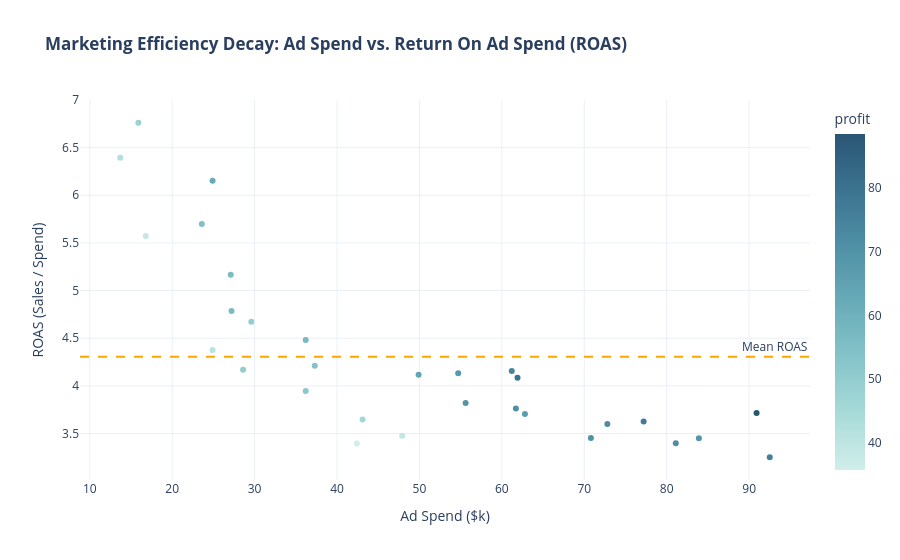

Notebook code for this chart:
### Markdown cell above
## 11. Challenge Activity

**Identifying the Saturation Curve:**  
To visualize diminishing returns, analysts often plot the efficiency metric (ROAS) directly against the input investment (Advertising Spend).

1. Create an interactive Plotly scatter plot with `x="advertising_spend"` and `y="roas"`.
2. Observe whether ROAS stays constant, rises, or decays as ad spend increases.
3. Formulate two business rules for executive management regarding future budget caps.

### Code cell
# Challenge Activity: Ad Spend vs ROAS
fig_roas = px.scatter(
    df,
    x="advertising_spend",
    y="roas",
    hover_name="campaign_id",
    color="profit",
    color_continuous_scale="Teal",
    title="<b>Marketing Efficiency Decay: Ad Spend vs. Return On Ad Spend (ROAS)</b>",
    labels={"advertising_spend": "Ad Spend ($k)", "roas": "ROAS (Sales / Spend)"}
)
fig_roas.add_hline(y=df["roas"].mean(), line_dash="dash", line_color="orange", annotation_text="Mean ROAS")
fig_roas.update_layout(template="plotly_white")
fig_roas.show()

### Figure 1 — Plotly figure (JSON) as saved in the notebook; plotly's stock layout.template omitted (floating-point values rounded to 4 significant figures)
{"data": [{"hovertemplate": "<b>%{hovertext}</b><br><br>Ad Spend ($k)=%{x}<br>ROAS (Sales / Spend)=%{y}<br>profit=%{marker.color}<extra></extra>", "hovertext": ["CMP-01", "CMP-02", "CMP-03", "CMP-04", "CMP-05", "CMP-06", "CMP-07", "CMP-08", "CMP-09", "CMP-10", "CMP-11", "CMP-12", "CMP-13", "CMP-14", "CMP-15", "CMP-16", "CMP-17", "CMP-18", "CMP-19", "CMP-20", "CMP-21", "CMP-22", "CMP-23", "CMP-24", "CMP-25", "CMP-26", "CMP-27", "CMP-28", "CMP-29", "CMP-30"], "legendgroup": "", "marker": {"color": [45.7, 88.4, 72.4, 70.9, 40.9, 62.0, 38.4, 69.1, 79.4, 70.3, 42.5, 75.7, 71.5, 49.5, 56.4, 56.6, 53.9, 69.6, 38.8, 51.8, 66.7, 54.3, 57.5, 35.8, 64.2, 76.8, 50.3, 68.1, 74.2, 47.9], "coloraxis": "coloraxis", "symbol": "circle"}, "mode": "markers", "name": "", "orientation": "v", "showlegend": false, "type": "scatter", "x": [43.1, 90.9, 72.8, 61.7, 24.9, 24.9, 16.8, 83.9, 61.9, 70.8, 13.7, 92.5, 81.1, 29.6, 27.1, 27.2, 37.3, 55.6, 47.9, 36.2, 62.8, 23.6, 36.2, 42.4, 49.9, 77.2, 28.6, 54.7, 61.2, 15.9], "xaxis": "x", "y": [3.647, 3.715, 3.599, 3.763, 4.378, 6.153, 5.571, 3.449, 4.086, 3.453, 6.394, 3.251, 3.398, 4.672, 5.166, 4.787, 4.212, 3.82, 3.476, 3.945, 3.704, 5.699, 4.481, 3.396, 4.116, 3.627, 4.168, 4.132, 4.155, 6.761], "yaxis": "y"}], "layout": {"annotations": [{"showarrow": false, "text": "Mean ROAS", "x": 1, "xanchor": "right", "xref": "x domain", "y": 4.306, "yanchor": "bottom", "yref": "y"}], "coloraxis": {"autocolorscale": false, "colorbar": {"title": {"text": "profit"}}, "colorscale": [[0, "rgb(209, 238, 234)"], [0.1667, "rgb(168, 219, 217)"], [0.3333, "rgb(133, 196, 201)"], [0.5, "rgb(104, 171, 184)"], [0.6667, "rgb(79, 144, 166)"], [0.8333, "rgb(59, 115, 143)"], [1, "rgb(42, 86, 116)"]]}, "legend": {"tracegroupgap": 0}, "shapes": [{"line": {"color": "orange", "dash": "dash"}, "type": "line", "x0": 0, "x1": 1, "xref": "x domain", "y0": 4.306, "y1": 4.306, "yref": "y"}], "title": {"text": "<b>Marketing Efficiency Decay: Ad Spend vs. Return On Ad Spend (ROAS)</b>"}, "xaxis": {"anchor": "y", "domain": [0, 1], "title": {"text": "Ad Spend ($k)"}}, "yaxis": {"anchor": "x", "domain": [0, 1], "title": {"text": "ROAS (Sales / Spend)"}}}}
